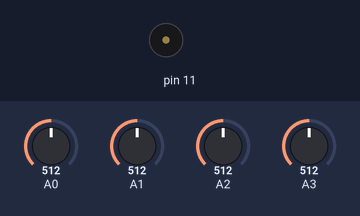
Bench run of a sketch on a simulated Arduino Nano, built with avr-gcc and run on an emulated ATmega328P. Parts: buzzer (waves = sounding). The test bench sets the inputs (shaded band); at power-on: A0 = 512, A1 = 512, A2 = 512, A3 = 512. What the sketch prints to the serial monitor is not drawn.

Above: at 0.1 s.
Timing chart, 0 to 1.6 s (numbered marks = the images above):
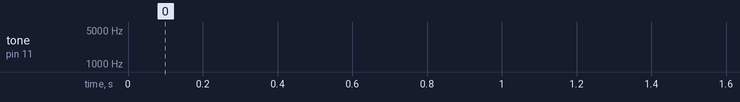

The sketch:

test.ino
```cpp
void setup() {
	Serial.begin(115200);

	pinMode(11, OUTPUT);
}

int freq = 1;

void loop() {
	Serial.print(analogRead(A0));
	Serial.print('\t');
	Serial.print(analogRead(A1));
	Serial.print('\t');
	Serial.print(analogRead(A2));
	Serial.print('\t');
	Serial.println(analogRead(A3));

	tone(11, freq++);

	freq &= 4095;
}
```
